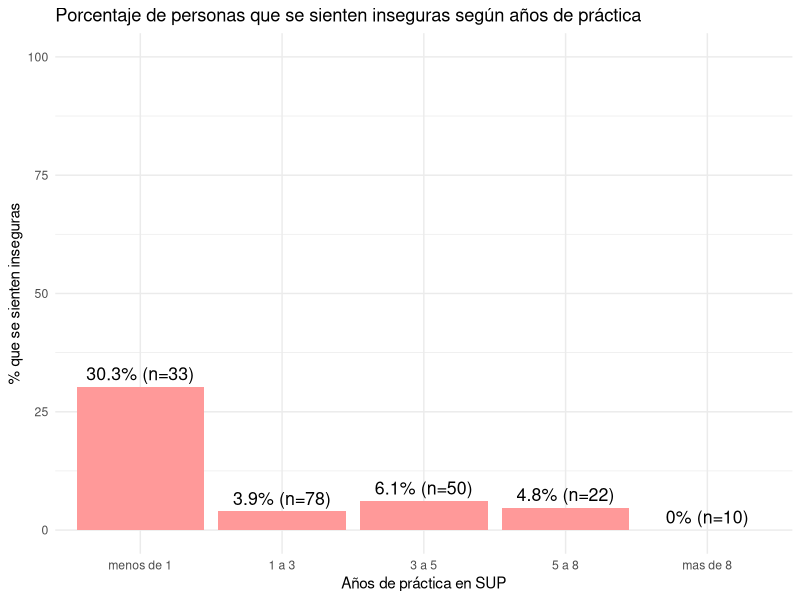
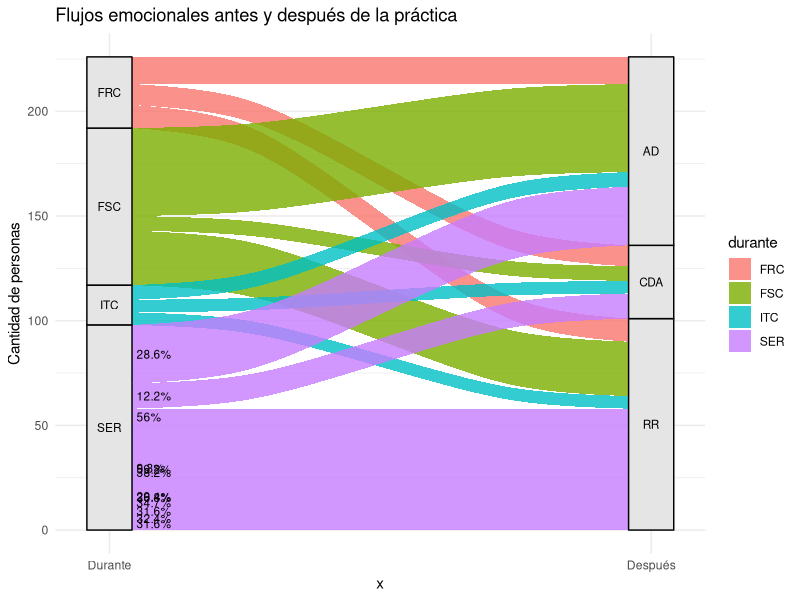
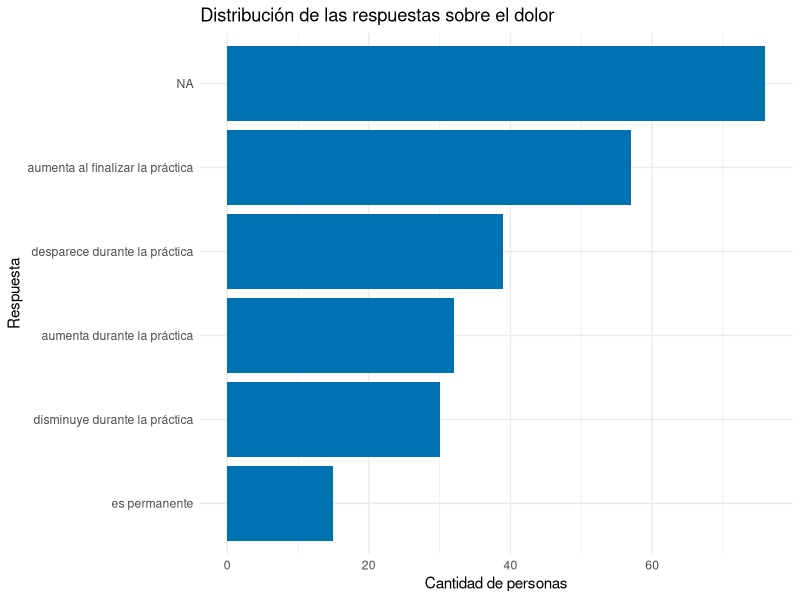
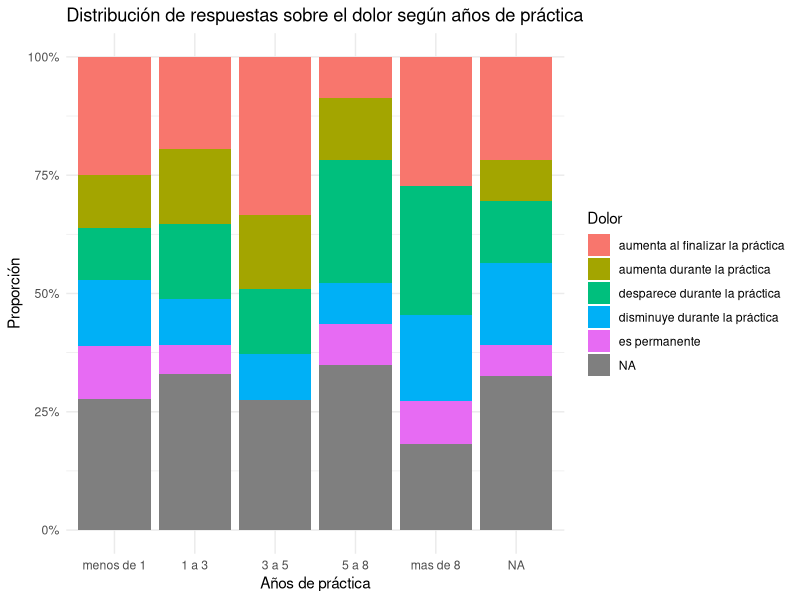
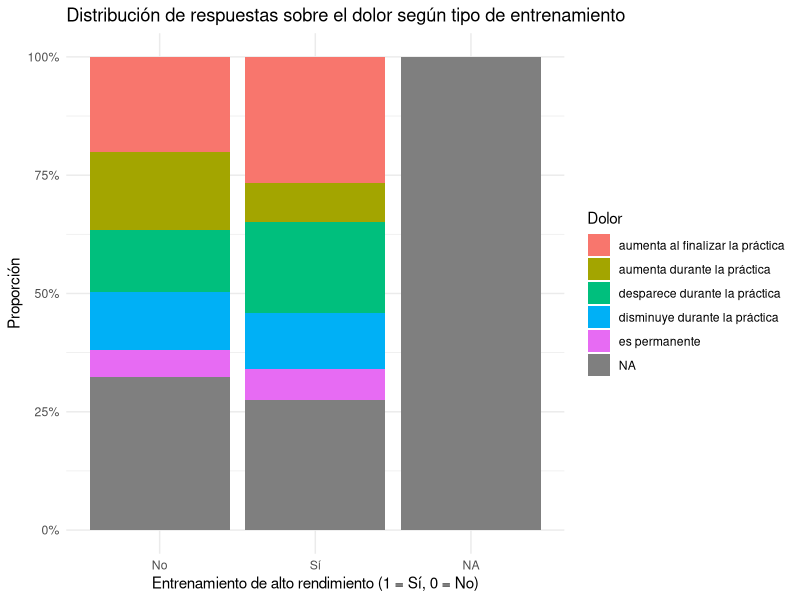
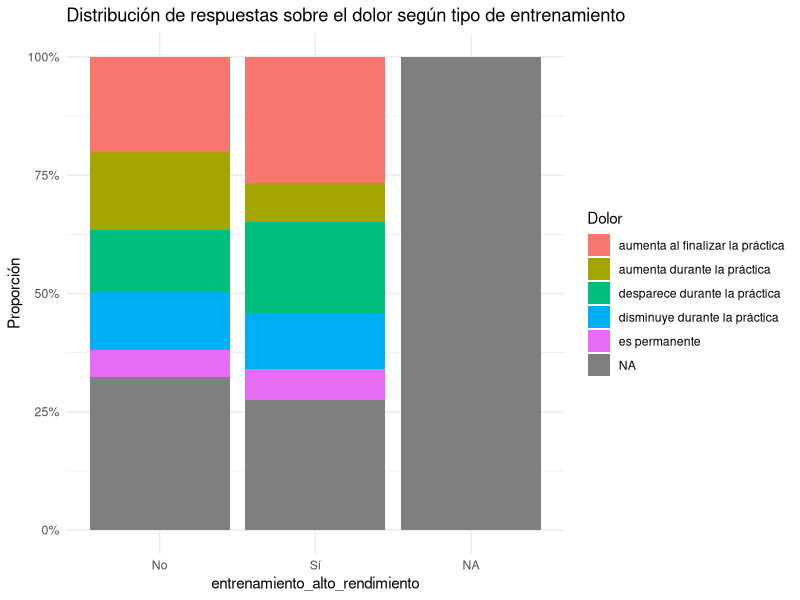

Write R code to recreate these figures, in order.
## ---- chunk 1
knitr::opts_chunk$set(echo = TRUE, warning = FALSE, message = FALSE)
library(readxl)
library(dplyr)
library(stringr)
library(ggplot2)
library(GGally)
library(corrplot)

# Cargar archivo Excel
datos <- read_excel("Lesiones en el SUP (respuestas).xlsx")
## ---- chunk 2
# Renombrar columnas claves para simplificar
datos <- datos %>%
  rename(
    anios_practica = `Años de práctica del SUP`,
    sensacion_tabla = `sobre la tabla te sientes`
  )

# Reordenar niveles de la variable de práctica
datos$anios_practica <- factor(
  datos$anios_practica,
  levels = c("menos de 1", "1 a 3", "3 a 5", "5 a 8", "mas de 8")
)

table(datos$anios_practica)

# Variable binaria: se considera "inseguro" si menciona inseguridad, miedo, falta de equilibrio, etc.
datos <- datos %>%
  mutate(
    inseguro = case_when(
      str_detect(str_to_lower(sensacion_tabla), "inseguro") ~ "Sí",
      is.na(sensacion_tabla) ~ NA_character_,
      TRUE ~ "No"
    )
  )


prop.table(table(datos$anios_practica, datos$inseguro), margin = 1) * 100

# Tabla de conteo total por grupo de años
tabla_n <- datos %>%
  group_by(anios_practica) %>%
  summarise(n_total = n())

# Tabla de proporciones (% inseguridad)
tabla_prop <- prop.table(table(datos$anios_practica, datos$inseguro), margin = 1) * 100
tabla_df <- as.data.frame(tabla_prop)
colnames(tabla_df) <- c("anios_practica", "inseguro", "porcentaje")

# Filtrar solo los que respondieron "Sí"
tabla_df_inseguro <- tabla_df %>%
  filter(inseguro == "Sí") %>%
  left_join(tabla_n, by = "anios_practica") %>%
  mutate(etiqueta = paste0(round(porcentaje, 1), "% (n=", n_total, ")"))

# Gráfico con etiquetas
ggplot(tabla_df_inseguro, aes(x = anios_practica, y = porcentaje)) +
  geom_col(fill = "#FF9999") +
  geom_text(aes(label = etiqueta), vjust = -0.5, size = 4.5) +
  labs(
    title = "Porcentaje de personas que se sienten inseguras según años de práctica",
    x = "Años de práctica en SUP",
    y = "% que se sienten inseguras"
  ) +
  theme_minimal() +
  ylim(0, 100)
## ---- chunk 3
library(tidyverse)
library(ggalluvial)

# Paso 1: Preparar datos con porcentaje de salida
flujo_pct <- datos %>%
  rename(
    durante = `sensacion_tabla`,
    despues = `al finalizar la remada te sientes`
  ) %>%
  filter(!is.na(durante), !is.na(despues)) %>%
    mutate(
    durante = recode(durante,
                     "seguro, equilibrado y relajado" = "SER",
                     "fuerte, resistente y contracturado" = "FRC",
                     "fuerte, seguro y cómodo" = "FSC",
                     "inseguro, tenso y contracturado" = "ITC"),
    despues = recode(despues,
                     "renovado y relajado" = "RR",
                     "cansado, dolorido y agotado" = "CDA",
                     "activo y dinámico" = "AD")
  ) %>%
  count(durante, despues) %>%
  group_by(durante) %>%
  mutate(pct = round(n / sum(n) * 100, 1),
         label = paste0(pct, "%")) %>%
  ungroup()

# Paso 2: Calcular posición vertical (y) acumulada para cada flujo
flujo_pct <- flujo_pct %>%
  group_by(durante) %>%
  arrange(durante, desc(despues)) %>%  # Ajustar según orden deseado
  mutate(ypos = cumsum(n) - n/2) %>%
  ungroup()

# Paso 3: Crear gráfico con etiquetas bien ubicadas
ggplot(flujo_pct,
       aes(axis1 = durante, axis2 = despues, y = n)) +
  geom_alluvium(aes(fill = durante), width = 1/12, alpha = 0.8) +
  geom_stratum(width = 1/12, fill = "gray90", color = "black") +
  geom_text(stat = "stratum", aes(label = after_stat(stratum)), size = 3) +
  # Colocar etiquetas justo al comienzo de cada flujo
  geom_text(aes(x = 1.05, y = ypos, label = label),
            size = 3, color = "black", hjust = 0, inherit.aes = FALSE) +
  scale_x_discrete(limits = c("Durante", "Después"), expand = c(.05, .05)) +
  labs(y = "Cantidad de personas",
       title = "Flujos emocionales antes y después de la práctica") +
  theme_minimal()

## ---- chunk 4
summary(datos$`el dolor ...`)
library(tidyr)
library(dplyr)
datos$dolor<-datos$`el dolor ...`
#Crear una versión en formato largo
datos_long <- datos %>%
  separate_rows(dolor, sep = ",\\s*")  # separa por coma y espacio

# Verificar las categorías únicas
unique(datos_long$dolor)
datos_long %>%
  count(dolor) %>%
  arrange(desc(n))
library(ggplot2)

datos_long %>%
  count(dolor) %>%
  ggplot(aes(x = reorder(dolor, n), y = n)) +
  geom_col(fill = "#0072B2") +
  coord_flip() +
  labs(
    title = "Distribución de las respuestas sobre el dolor",
    x = "Respuesta",
    y = "Cantidad de personas"
  ) +
  theme_minimal()
datos_long %>%
  count(anios_practica, dolor) %>%
  tidyr::pivot_wider(names_from = dolor, values_from = n, values_fill = 0)
## ---- chunk 5

datos_long %>%
  count(anios_practica, dolor) %>%
  ggplot(aes(x = anios_practica, y = n, fill = dolor)) +
  geom_col(position = "fill") +  # o position = "stack"
  scale_y_continuous(labels = scales::percent_format()) +
  labs(
    title = "Distribución de respuestas sobre el dolor según años de práctica",
    x = "Años de práctica",
    y = "Proporción",
    fill = "Dolor"
  ) +
  theme_minimal()

table(datos$anios_practica)
## ---- chunk 6


datos <- datos %>%
  mutate(entrenamiento_alto_rendimiento = if_else(
  str_detect(tolower(SUP), "race|entrenador"),
  "Sí", "No"
))
library(tidyr)

datos_long <- datos %>%
  separate_rows(dolor, sep = ",\\s*")
library(ggplot2)


datos_long %>%
  count(entrenamiento_alto_rendimiento, dolor) %>%
  ggplot(aes(x = factor(entrenamiento_alto_rendimiento), y = n, fill = dolor)) +
  geom_col(position = "fill") +
  scale_y_continuous(labels = scales::percent_format()) +
  labs(
    title = "Distribución de respuestas sobre el dolor según tipo de entrenamiento",
    x = "Entrenamiento de alto rendimiento (1 = Sí, 0 = No)",
    y = "Proporción",
    fill = "Dolor"
  ) +
  theme_minimal()



datos_long %>%
  count(entrenamiento_alto_rendimiento, dolor) %>%
  ggplot(aes(x = entrenamiento_alto_rendimiento, y = n, fill = dolor)) +
  geom_col(position = "fill") +  # o position = "stack"
  scale_y_continuous(labels = scales::percent_format()) +
  labs(
    title = "Distribución de respuestas sobre el dolor según tipo de entrenamiento",
    x = "entrenamiento_alto_rendimiento",
    y = "Proporción",
    fill = "Dolor"
  ) +
  theme_minimal()

table(datos$entrenamiento_alto_rendimiento)
